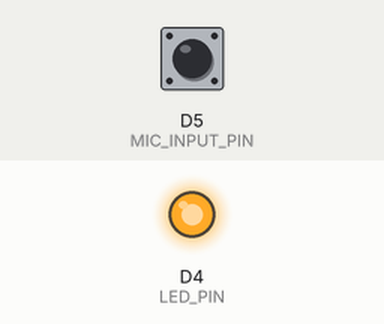
Simulated run of this sketch. Board: ESP8266 (NodeMCU). On the bench: output pins drawn as LEDs (lit = HIGH). The inputs (shaded band) are chosen by the test bench; at power-on: D5 (MIC_INPUT_PIN) HIGH.

Above: at 1.2 s.
1.3 s: D5 (MIC_INPUT_PIN) pulled LOW for 3.2 s
At 5.6 s:
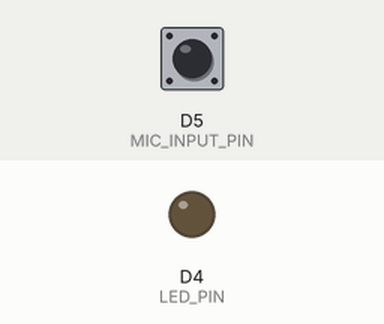
6.0 s: D5 (MIC_INPUT_PIN) pulled LOW for 0.15 s
At 6.9 s:
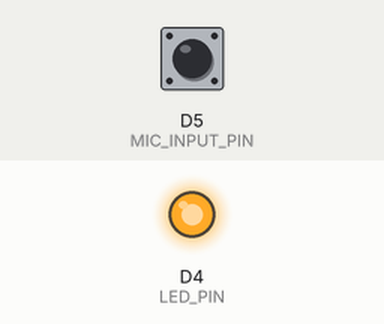
Timing chart, 0 to 9.0 s (numbered marks = the images above; inputs shaded):
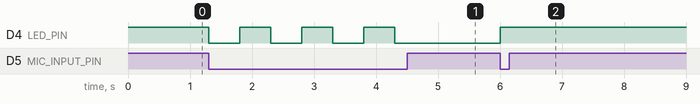

Measured:
- after the input at 1.3 s, D4 (LED_PIN): alternates HIGH for 0.50 s and LOW for 0.50 s, 7 changes in all, then stays LOW, starting at once
- after the input at 6.0 s, D4 (LED_PIN): LOW → HIGH at once

The sketch:

esp8266_clap-switch.ino
```cpp
/**
 * Clap switch
 */

#define LED_PIN 2
#define MIC_INPUT_PIN D5


void setup() {
  // put your setup code here, to run once:
  pinMode(MIC_INPUT_PIN, INPUT_PULLUP);
  pinMode(LED_PIN, OUTPUT);
  digitalWrite(LED_PIN, HIGH);
}

int inputVal;
void loop() {
  inputVal = digitalRead(MIC_INPUT_PIN);
  if(inputVal==LOW){
    toggleLed();
    delay(500);
  }
}


int ledValue=HIGH;
void toggleLed(){
  if(ledValue==HIGH){
    ledValue = LOW;
  }else{
    ledValue = HIGH;
  }
  digitalWrite(LED_PIN, ledValue);
}
```
